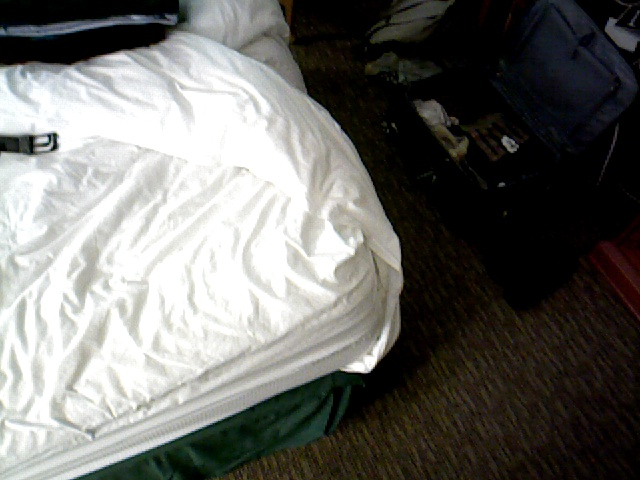
#> input picture ch7/0000001-000000000000.jpg, 640 x 480 px, found by its file name
$ jupyter execute --allow-errors ORB.ipynb
#> lines starting #> are read from the running program, lines starting #| are printed output that depends on the picture; after the words box and inside, x2 and y2 are one past the last pixel; in counts of white or black regions, pixels touching at a corner belong together; long printed decimals are rounded
[cell 1]
import cv2
import numpy as np
import os
import matplotlib.pyplot as plt

# 读取图像
image_path1 = '/home/jiaoao/SLAMHW/image/0000001-000000000000.jpg'
image_path2 = '/home/jiaoao/SLAMHW/image/0000002-000000033516.jpg'
image1 = cv2.imread(image_path1, cv2.IMREAD_GRAYSCALE)
#> image1: shape (480, 640); min 0, max 255, mean 108.9
image2 = cv2.imread(image_path2, cv2.IMREAD_GRAYSCALE)
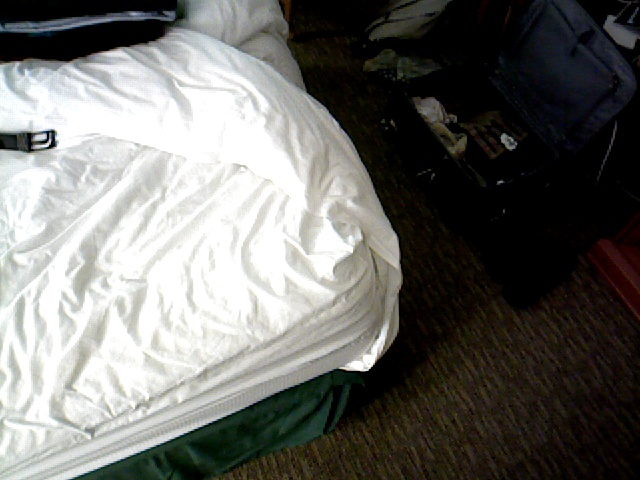
#> input picture ch7/0000002-000000033516.jpg, 640 x 480 px, found by its file name
#> image2: shape (480, 640); min 0, max 255, mean 108.9

# 初始化ORB检测器
orb = cv2.ORB_create()

# 检测特征点和描述符
keypoints1, descriptors1 = orb.detectAndCompute(image1, None)
#> keypoints1 = 500 keypoints; strongest (x, y, size): (49, 136, 37.2), (49, 135, 31), (54, 135, 53.6), (55, 134, 44.6)
keypoints2, descriptors2 = orb.detectAndCompute(image2, None)
#> keypoints2 = 500 keypoints; strongest (x, y, size): (48, 132, 31), (46, 132, 31), (47, 132, 37.2), (45, 134, 31)

# 使用BFMatcher进行特征点匹配
bf = cv2.BFMatcher(cv2.NORM_HAMMING, crossCheck=True)
matches = bf.match(descriptors1, descriptors2)
#> matches = 350 matches
matches = sorted(matches, key=lambda x: x.distance)

# 提取匹配的关键点
points1 = np.float32([keypoints1[m.queryIdx].pt for m in matches])
#> points1 = 350 pairs, first value 34 to 517, second value 44.4 to 438
points2 = np.float32([keypoints2[m.trainIdx].pt for m in matches])
#> points2 = 350 pairs, first value 31 to 516, second value 40.8 to 438

# 读取相机内参
intrinsics = np.array([[570.342224, 0, 320.000000],
                       [0, 570.342224, 240.000000],
                       [0, 0, 1]])

# 计算本质矩阵
E, mask = cv2.findEssentialMat(points1, points2, intrinsics, method=cv2.RANSAC, prob=0.999, threshold=1.0)
#> E = [[-0.000716, -0.47, 0.459], [0.47, -0.00203, -0.262], [-0.458, 0.263, 0.000369]]; mask = 350 values, max 1 at index 0, min 0 at index 35, mean 0.831

# 从本质矩阵中恢复相机位姿
_, R, t, mask = cv2.recoverPose(E, points1, points2, intrinsics)
#> R = [[1, -0.00331, -0.00183], [0.00331, 1, -0.0018], [0.00183, 0.00179, 1]]; t = [-0.369, -0.648, -0.666]; mask = 350 values, max 255 at index 348, min 0 at index 0, mean 0.729

# 计算深度
points1_homogeneous = cv2.convertPointsToHomogeneous(points1)[:, 0, :2].T
points2_homogeneous = cv2.convertPointsToHomogeneous(points2)[:, 0, :2].T
points1_3d = cv2.triangulatePoints(np.eye(3, 4), np.hstack((R, t)), points1_homogeneous, points2_homogeneous)
points1_3d /= points1_3d[3]

# 创建输出文件夹
output_folder = 'FeaturePoints'
os.makedirs(output_folder, exist_ok=True)

# 保存深度信息到文件
depth_output_path = os.path.join(output_folder, 'depth_info.txt')
np.savetxt(depth_output_path, points1_3d.T, fmt='%f')

# 可视化深度信息
depths = points1_3d[2]
#> depths = 350 values, max 3.05 at index 6, min -2.26 at index 348, mean 0.848
plt.figure(figsize=(10, 7))
plt.scatter(points1[:, 0], points1[:, 1], c=depths, cmap='viridis')
plt.colorbar(label='Depth')
plt.gca().invert_yaxis()
plt.title('Depth Visualization')
plt.xlabel('X')
plt.ylabel('Y')
plt.savefig(os.path.join(output_folder, 'depth_visualization.png'))
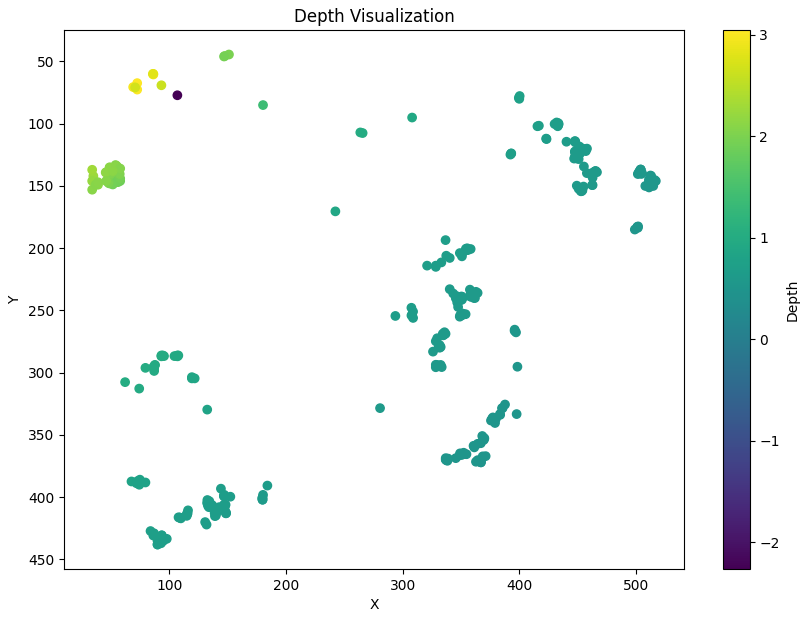
#> figure drawn by matplotlib, 2 panels
plt.show()

[cell 2]
import cv2
import numpy as np
import os

# 读取图像
image_path1 = '/home/jiaoao/SLAMHW/image/0000001-000000000000.jpg'
image_path2 = '/home/jiaoao/SLAMHW/image/0000002-000000033516.jpg'
image1 = cv2.imread(image_path1, cv2.IMREAD_GRAYSCALE)
image2 = cv2.imread(image_path2, cv2.IMREAD_GRAYSCALE)

# 检查图像是否读取成功
if image1 is None:
    raise ValueError(f"Failed to load image: {image_path1}")
if image2 is None:
    raise ValueError(f"Failed to load image: {image_path2}")

# 读取深度图像
depth_path1 = '/home/jiaoao/SLAMHW/depth/0000001-000000000000.png'
depth_path2 = '/home/jiaoao/SLAMHW/depth/0000002-000000033464.png'
depth1 = cv2.imread(depth_path1, cv2.IMREAD_UNCHANGED)
#> depth1 is the input picture: shape (480, 640, 3); mean B, G, R 105.6, 109.3, 109.6
depth2 = cv2.imread(depth_path2, cv2.IMREAD_UNCHANGED)

# 检查深度图像是否读取成功
if depth1 is None:
    raise ValueError(f"Failed to load depth image: {depth_path1}")
#> (the rest of this cell did not finish here and is left out)

[cell 3]
import cv2
import numpy as np
import os
fx,fy,cx,cy = 570.342224, 570.342224, 320.000000, 240.000000

def calculate_statistics(depth):
    return {
        'mean': np.mean(depth),
        'median': np.median(depth),
        'std_dev': np.std(depth),
        'min': np.min(depth),
        'max': np.max(depth)
    }

def calculate_mae(depth1, depth2):
    valid_mask = (depth1 > 0) & (depth2 > 0)  # 只计算有效深度值的误差
    return np.mean(np.abs(depth1[valid_mask] - depth2[valid_mask]))

# 读取图像
image_path1 = '/home/jiaoao/SLAMHW/image/0000001-000000000000.jpg'
image_path2 = '/home/jiaoao/SLAMHW/image/0000002-000000033516.jpg'
image1 = cv2.imread(image_path1, cv2.IMREAD_GRAYSCALE)  # 应该如何load呢
image2 = cv2.imread(image_path2, cv2.IMREAD_GRAYSCALE)
# 读取深度图像
depth_path1 = '/home/jiaoao/SLAMHW/depth/0000001-000000000000.png'
depth_path2 = '/home/jiaoao/SLAMHW/depth/0000002-000000033464.png'
depth1 = cv2.imread(depth_path1, cv2.IMREAD_UNCHANGED)
depth2 = cv2.imread(depth_path2, cv2.IMREAD_UNCHANGED)

# 检查深度图像是否读取成功
if depth1 is None:
    raise ValueError(f"Failed to load depth image: {depth_path1}")
#> (the rest of this cell did not finish here and is left out)

#> (a cell that did not finish here is left out)

[cell 5]
import cv2 as cv  ## opencv-python==3.4.8.29
import numpy as np
from  matplotlib import pyplot as plt

# 读取图片
im1 = cv.imread('/home/jiaoao/SLAMHW/image/0000001-000000000000.jpg')
im2 = cv.imread('/home/jiaoao/SLAMHW/image/0000002-000000033516.jpg')
#> im2 is the input picture: shape (480, 640, 3); mean B, G, R 105.6, 109.3, 109.6

# ORB特征提取
orb = cv.ORB_create()
kp1 = orb.detect(im1)
#> kp1 has the same summary as keypoints1
kp2 = orb.detect(im2)
#> kp2 has the same summary as keypoints2
kp1, des1 = orb.compute(im1, kp1) # 求特征
kp2, des2 = orb.compute(im2, kp2) # 求特征
bf = cv.BFMatcher(cv.NORM_HAMMING)# 初始化Matcher
matches = bf.match(des1, des2)    # 配准
#> matches = 500 matches
# 进行初步筛选
min_distance = 10000
max_distance = 0
for x in matches:
    if x.distance < min_distance: min_distance = x.distance
    if x.distance > max_distance: max_distance = x.distance
#> this loop made 500 passes
#> (min_distance, max_distance) on pass 1: (38, 38)
#> min_distance on passes 4, 16, 110, 124, 134, 206: 15, 8, 6, 5, 3, 1
#> after the loop, max_distance = 83; min_distance = 1
print('最小距离：%f' % min_distance)
#| 最小距离：1.000
print('最大距离：%f' % max_distance)
#| 最大距离：83.000
good_match = []
for x in matches:
    if x.distance <= max(2 * min_distance, 30):
        good_match.append(x)
#> after the loop, good_match = 324 matches
print('匹配数：%d' % len(good_match))
#| 匹配数：324
outimage = cv.drawMatches(im1, kp1, im2, kp2, good_match, outImg=None)
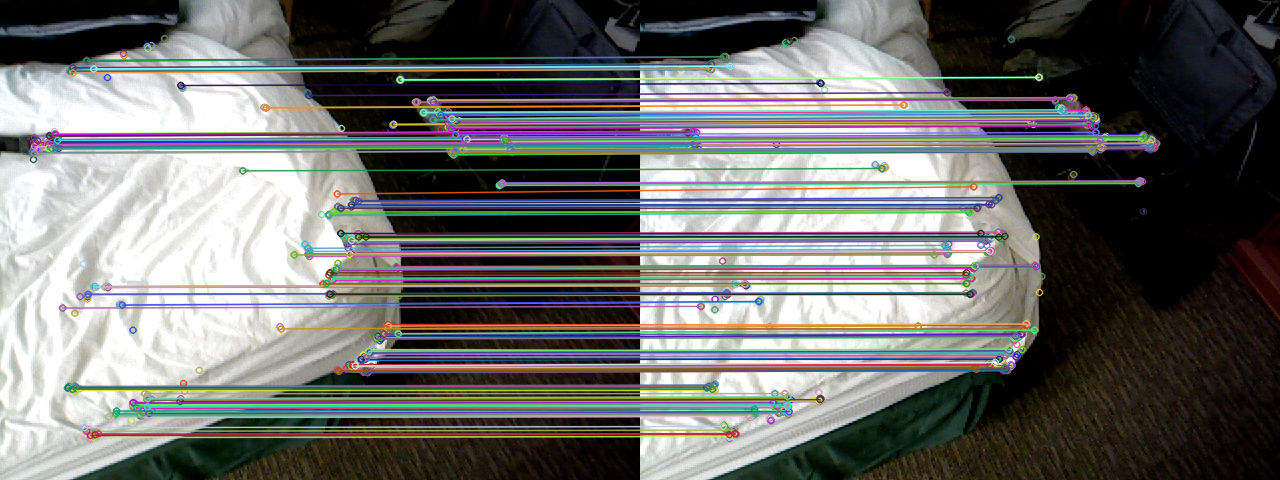
#> outimage: shape (480, 1280, 3); mean B, G, R 106.9, 109.1, 108.6
plt.imshow(outimage[:,:,::-1])
plt.show()

[cell 6]
# 提取配准点
points1 = []
points2 = []
for i in good_match:
    points1.append(list(kp1[i.queryIdx].pt));
    points2.append(list(kp2[i.trainIdx].pt));
#> after the loop, points1 = 324 pairs, first value 32 to 517, second value 60 to 437; points2 = 324 pairs, first value 31 to 516, second value 56.16 to 436
points1 = np.array(points1)
points2 = np.array(points2)
#em,mask = cv.findEssentialMat(points1, points2, K, cv.RANSAC, 0.999, 1.0,np.array([])) #opencv4
#em,mask = cv.findEssentialMat(points1, points2, 521, (325.1,249.7), cv.RANSAC, 0.999, 1.0,np.array([])) #opencv3
# 相机内参
K = np.array([[570.342224, 0, 320.0],
              [0, 570.342224, 240.0],
              [0, 0, 1]])

# 计算本质矩阵
em, mask = cv.findEssentialMat(points1, points2, K, method=cv.RANSAC, prob=0.999, threshold=1.0)
#> em = [[-0.00289, 0.199, -0.305], [-0.205, -0.000501, -0.604], [0.304, 0.607, -0.00285]]; mask = 324 values, max 1 at index 0, min 0 at index 19, mean 0.843

# 求解位姿
num, R, t, mask = cv.recoverPose(em, points1, points2, K)
#> num = 0; R = [[0.467, -0.738, -0.488], [-0.735, -0.63, 0.25], [-0.491, 0.242, -0.837]]; t = [0.857, -0.431, -0.282]; mask = 324 values from 0 to 0

print(f'旋转矩阵：\n{R}')
#| 旋转矩阵：
#| [[ 0.4665 -0.7379 -0.4876 ]
#|  [-0.7354  -0.6299  0.2497 ]
#|  [-0.4914  0.2421   -0.8366]]
print(f'平移向量：\n{t}')
#| 平移向量：
#| [[ 0.8572]
#|  [-0.4307]
#|  [-0.2822 ]]
# print(em)
# print(mask)

[cell 7]
projMatr1 = np.array([[1,0,0,0],[0,1,0,0],[0,0,1,0]])    # 第一个相机参数
projMatr2 = np.concatenate((R, t), axis=1)               # 第二个相机参数
#> projMatr2 = [[0.467, -0.738, -0.488, 0.857], [-0.735, -0.63, 0.25, -0.431], [-0.491, 0.242, -0.837, -0.282]]
projMatr1 = np.matmul(K, projMatr1) # 相机内参 相机外参
projMatr2 = np.matmul(K, projMatr2) #
#> projMatr2 = [[108.8, -343.4, -545.8, 398.6], [-537.4, -301.2, -58.37, -313.4], [-0.491, 0.242, -0.837, -0.282]]
points4D = cv.triangulatePoints(projMatr1, projMatr2, points1.T, points2.T)
points4D /= points4D[3]       # 归一化
points4D = points4D.T[:,0:3]  # 取坐标点
#> points4D = 324 rows, first 8: [-0.234, 0.215, 0.729], [-0.199, 0.23, 0.81], [-0.257, 0.223, 0.647], [-0.283, 0.169, 0.654], [-0.281, 0.169, 0.655], [-0.248, 0.212, 0.691], [0.131, 0.369, 1.59], [-0.39, -0.128, 0.777]
print(points4D[0:5])
#| [[-0.2338  0.215  0.729]
#|  [-0.1987  0.2304  0.8101]
#|  [-0.2573  0.2235  0.6467]
#|  [-0.283  0.1691  0.6541]
#|  [-0.2813  0.1689  0.655 ]]

[cell 8]
def get_color(depth):
    up_th = 50
    low_th = 10
    th_range = up_th - low_th;
    if (depth > up_th):
        depth = up_th;
    if (depth < low_th):
        depth = low_th;
    return (255 * depth / th_range, 0, 255 * (1 - depth / th_range));

## 可视化
for i in range(points1.shape[0]):
    # 第一幅图
    im1 = cv.circle(im1, (points1[i][0].astype(int),points1[i][1].astype(int)), 10,get_color(points4D[i,2]), -1)
    # 第二幅图
    tmp_point = np.dot(R,points4D[i,:].reshape(3,1)) + t
    tmp_point = tmp_point.reshape(-1)
    im2 = cv.circle(im2, (points2[i][0].astype(int),points2[i][1].astype(int)), 10,get_color(tmp_point[2]), -1)
#> this loop made 324 passes
#> tmp_point on passes 1 to 3: [0.234, -0.212, -0.725], [0.2, -0.227, -0.806], [0.257, -0.221, -0.643]
#> pass 1, `im1 = cv.circle(im1, (points1[i][0].astype(int),points1[i][1].astype(i..`:
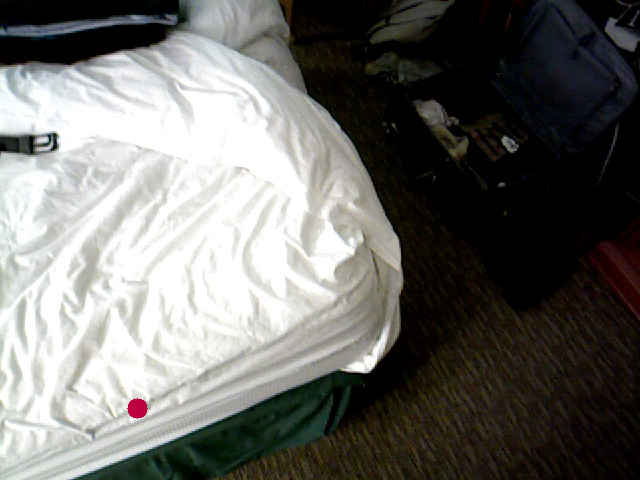
#> im1: shape (480, 640, 3); 0.1% of pixels changed, all inside (x1, y1, x2, y2) = (127, 398, 148, 419)
#> after the loop:
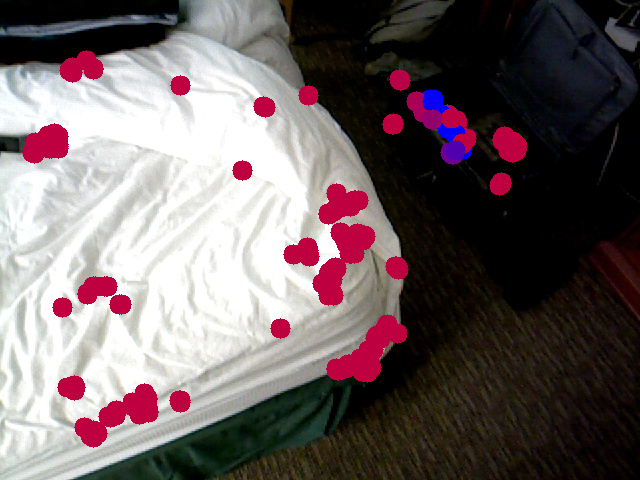
#> im1: shape (480, 640, 3); mean B, G, R 100.9, 99.2, 111.7
#> after the loop:
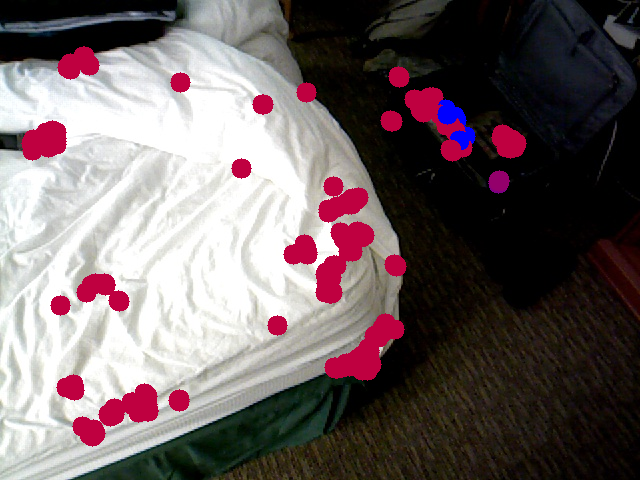
#> im2: shape (480, 640, 3); mean B, G, R 100.8, 99.3, 111.8
plt.subplot(121)
plt.imshow(im1[:,:,::-1])
plt.subplot(122)
plt.imshow(im2[:,:,::-1])
plt.show()

[cell 9]
points4D[:,2].mean()
#> Out = -0.482

[cell 10]
import cv2 as cv
import numpy as np
from matplotlib import pyplot as plt

# 读取图片
im1 = cv.imread('/home/jiaoao/SLAMHW/image/0000001-000000000000.jpg')
im2 = cv.imread('/home/jiaoao/SLAMHW/image/0000002-000000033516.jpg')

# ORB特征提取
orb = cv.ORB_create()
kp1, des1 = orb.detectAndCompute(im1, None)
kp2, des2 = orb.detectAndCompute(im2, None)

# 初始化BFMatcher
bf = cv.BFMatcher(cv.NORM_HAMMING)

# 特征点匹配
matches = bf.match(des1, des2)

# 筛选匹配点
min_distance = min(matches, key=lambda x: x.distance).distance
max_distance = max(matches, key=lambda x: x.distance).distance

print(f'最小距离：{min_distance}')
#| 最小距离：1.0
print(f'最大距离：{max_distance}')
#| 最大距离：83.0

# 筛选优秀匹配
good_match = [m for m in matches if m.distance <= max(2 * min_distance, 30)]
print(f'匹配数：{len(good_match)}')
#| 匹配数：324

# 绘制匹配结果
outimage = cv.drawMatches(im1, kp1, im2, kp2, good_match, None)
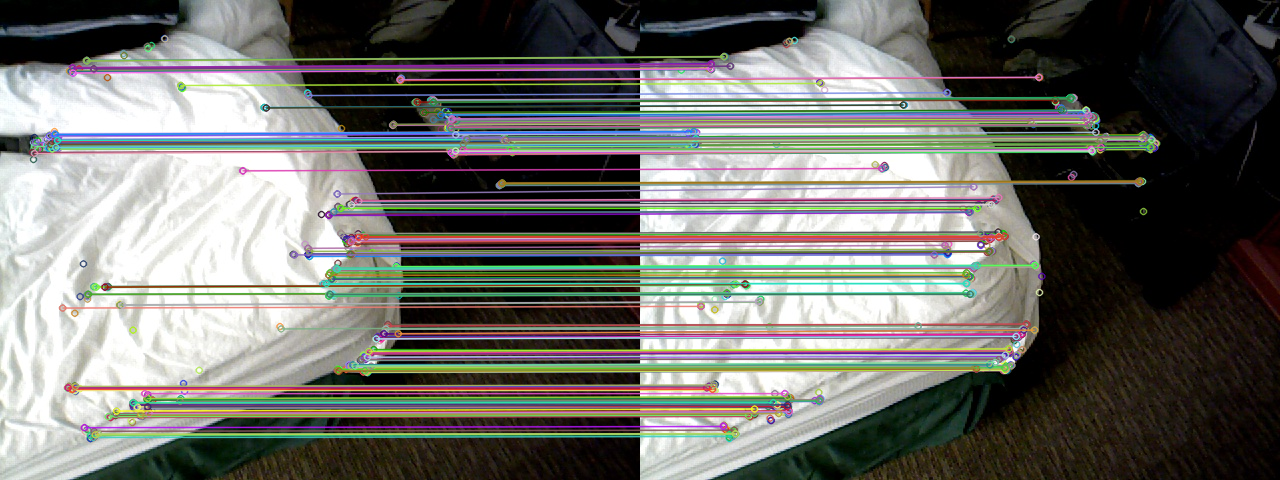
#> outimage: shape (480, 1280, 3); mean B, G, R 105.8, 110.8, 111
plt.imshow(outimage[:,:,::-1])
plt.show()

# 提取配准点
points1 = np.array([kp1[m.queryIdx].pt for m in good_match])
points2 = np.array([kp2[m.trainIdx].pt for m in good_match])

# 相机内参
K = np.array([[570.342224, 0, 320.0],
              [0, 570.342224, 240.0],
              [0, 0, 1]])

# 计算本质矩阵
em, mask = cv.findEssentialMat(points1, points2, K, method=cv.RANSAC, prob=0.999, threshold=1.0)
#> mask = 324 values, max 1 at index 0, min 0 at index 19, mean 0.843

# 求解位姿
num, R, t, mask = cv.recoverPose(em, points1, points2, K)
#> mask = 324 values from 0 to 0

print(f'旋转矩阵：\n{R}')
#| 旋转矩阵：
#| [[ 0.4665 -0.7379 -0.4876 ]
#|  [-0.7354  -0.6299  0.2497 ]
#|  [-0.4914  0.2421   -0.8366]]
print(f'平移向量：\n{t}')
#| 平移向量：
#| [[ 0.8572]
#|  [-0.4307]
#|  [-0.2822 ]]

# 计算投影矩阵
projMatr1 = np.hstack((np.eye(3), np.zeros((3, 1))))
projMatr2 = np.hstack((R, t))
#> projMatr2 = [[0.467, -0.738, -0.488, 0.857], [-0.735, -0.63, 0.25, -0.431], [-0.491, 0.242, -0.837, -0.282]]

projMatr1 = K @ projMatr1
projMatr2 = K @ projMatr2
#> projMatr2 = [[108.8, -343.4, -545.8, 398.6], [-537.4, -301.2, -58.37, -313.4], [-0.491, 0.242, -0.837, -0.282]]

# 三角化求解3D点
points4D = cv.triangulatePoints(projMatr1, projMatr2, points1.T, points2.T)
points4D /= points4D[3]
points4D = points4D[:3].T

# 获取深度范围
depths = points4D[:, 2]
#> depths = 324 values, max 2960.7 at index 92, min -2420.3 at index 30, mean -0.482
min_depth = np.min(depths)
#> min_depth = -2420.3
max_depth = np.max(depths)
#> max_depth = 2960.7

# 可视化函数
def get_color(depth, min_depth, max_depth):
    normalized_depth = (depth - min_depth) / (max_depth - min_depth)
    return (255 * (1 - normalized_depth), 0, 255 * normalized_depth)

# 可视化
for i in range(len(points1)):
    color = get_color(points4D[i, 2], min_depth, max_depth)
    im1 = cv.circle(im1, tuple(points1[i].astype(int)), 5, color, -1)
    tmp_point = (R @ points4D[i].reshape(3, 1) + t).flatten()
    color = get_color(tmp_point[2], min_depth, max_depth)
    im2 = cv.circle(im2, tuple(points2[i].astype(int)), 5, color, -1)
#> this loop made 324 passes
#> tmp_point on passes 1 to 3: [0.234, -0.212, -0.725], [0.2, -0.227, -0.806], [0.257, -0.221, -0.643]
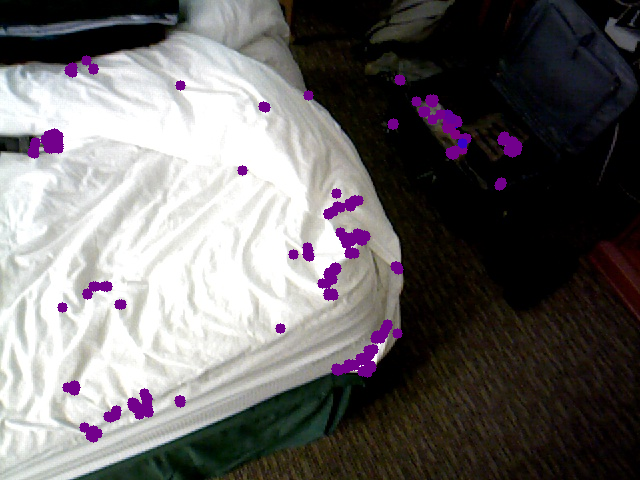
#> im1: shape (480, 640, 3); mean B, G, R 105.4, 105.1, 108.6
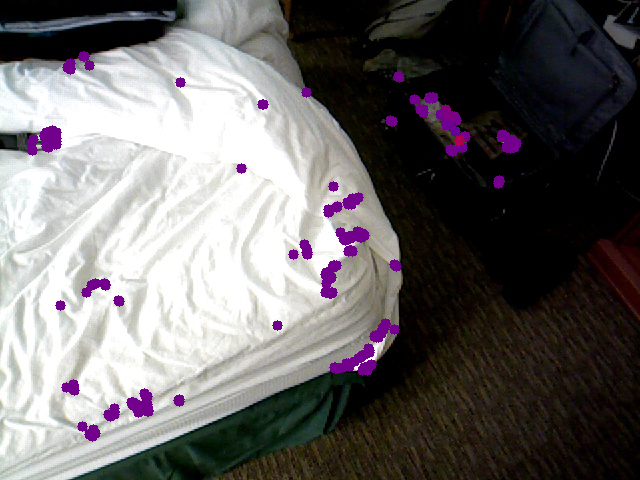
#> im2: shape (480, 640, 3); mean B, G, R 105.4, 105.2, 108.6

plt.subplot(121)
plt.imshow(im1[:,:,::-1])
plt.subplot(122)
plt.imshow(im2[:,:,::-1])
plt.show()
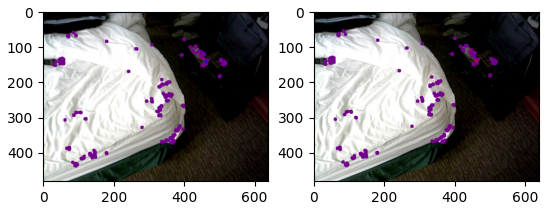
#> figure drawn by matplotlib, 2 panels

[cell 11]
points4D[:,2].mean()
#> Out = -0.482
